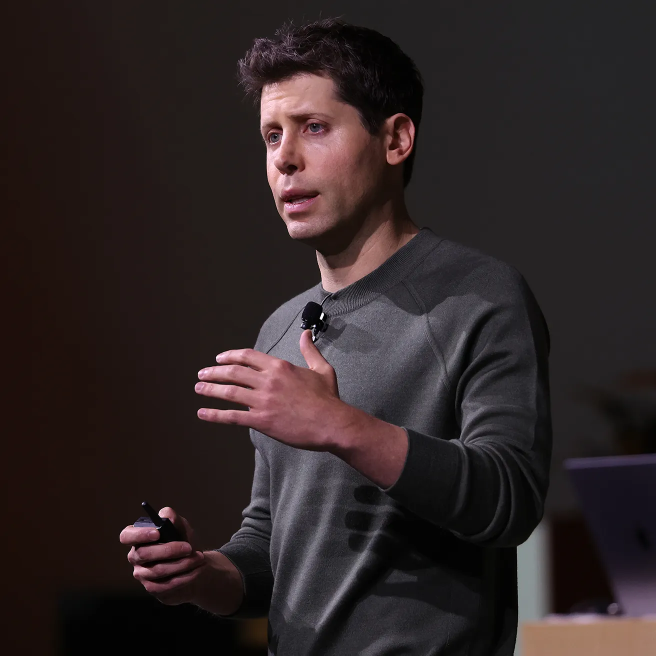
#> input picture script 2/Mochary_project_archive/05_Project_files/cutouts/altman.png, 1311 x 1311 px, found by its file name (shown at 1/2 size)
$ python open_anim.py out.png 3
#> lines starting #> are read from the running program, lines starting #| are printed output that depends on the picture
"""Mochary reel – opening B-roll (1.17–7.30 s):
Altman -> Reddit CEO (Huffman) -> 'one coach' = glowing ? silhouette -> $1,000,000,000 -> ? resolves into Matt Mochary.
Rendered over the zoomed talking head, colour-halftone print texture on the animation only."""
import sys, math, subprocess, numpy as np, cv2
from PIL import Image, ImageDraw, ImageFont
S = '/tmp/claude-0/-home-claude/d8b4c3cb-d71b-55fb-ac43-ad142bdbaa67/scratchpad/'
SRC = S + 'out/Mochary_zoom_v1.mp4'
W, H = 1080, 1920; FPS = 24000 / 1001
N_OUT = int(sys.argv[2]) if len(sys.argv) > 2 else 192          # render 0–8.0 s
F_IN, F_OUT = 28, 175                                              # 1.168 s … 7.299 s (frames 28–174 are animation)
FONT_N = S + 'fd/newsreader-latin-500-normal.ttf'; FONT_T = S + 'fd/newsreader-600.ttf'; FONT_L = S + 'fd/inter-600.ttf'

def cl(x): return min(1.0, max(0.0, x))
def eiq(x): x = cl(x); return 16 * x ** 5 if x < 0.5 else 1 - (-2 * x + 2) ** 5 / 2       # in-out quint
def eic(x): x = cl(x); return 4 * x ** 3 if x < 0.5 else 1 - (-2 * x + 2) ** 3 / 2
def eoq(x): x = cl(x); return 1 - (1 - x) ** 5
def eio(x): x = cl(x); return 0.5 - 0.5 * math.cos(math.pi * x)

# ------------------------------------------------------------------ sprites (world space, rendered at 2x)
K = 2.0
def bust(name, crop, width_world, desat=0.78):
#> called with name = 'altman', crop = (170, 40, 1110, 1293), width_world = 440, desat = 0.78
    im = cv2.cvtColor(cv2.imread(S + f'moch/cut/{name}.png'), cv2.COLOR_BGR2RGB).astype(np.float32) / 255
    m = cv2.imread(S + f'moch/cut/{name}_m.png', 0).astype(np.float32) / 255
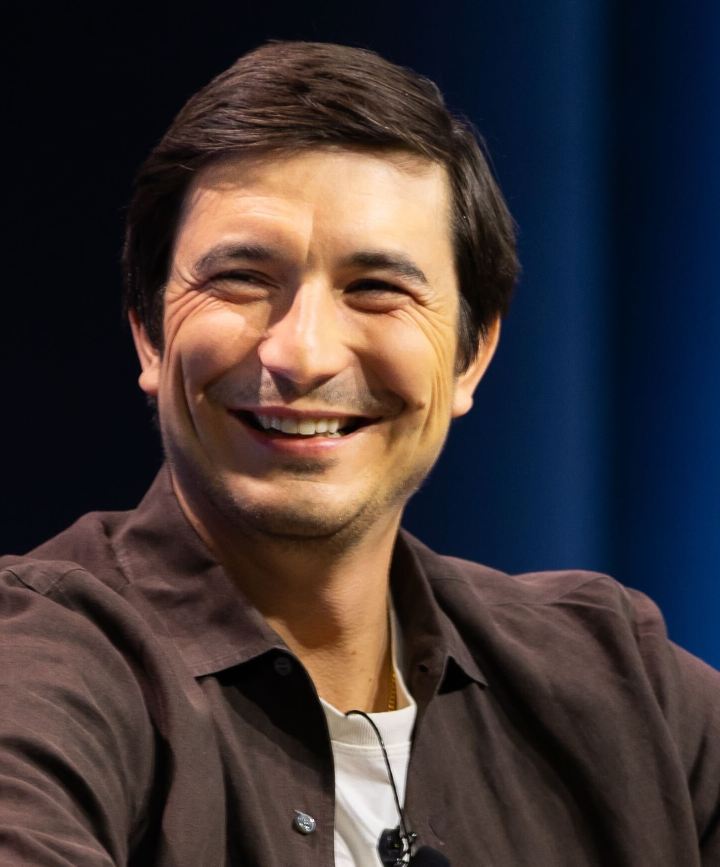
#> input picture script 2/Mochary_project_archive/05_Project_files/cutouts/tenev_src.jpg, 1440 x 1733 px, given in place of altman_m.png, which was not available (shown at 1/2 size)
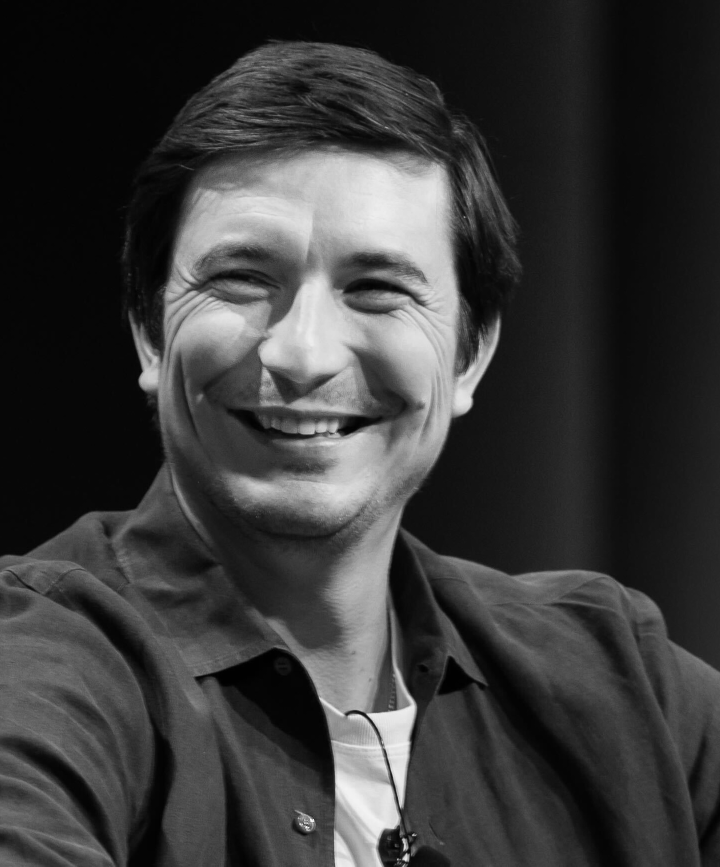
#> m: shape (1733, 1440) float32 (shown at 1/2 size); min 0, max 1, mean 0.224
    x0, y0, x1, y1 = crop; im = im[y0:y1, x0:x1]; m = m[y0:y1, x0:x1]
    w = int(width_world * K); h = int(w * im.shape[0] / im.shape[1])
#> after `h = int(w * im.shape[0] / im.shape[1])`: h = 1173
    im = cv2.resize(im, (w, h), interpolation=cv2.INTER_CUBIC if w > im.shape[1] else cv2.INTER_AREA)
#> im: shape (1173, 880, 3) float32
    m = cv2.resize(m, (w, h), interpolation=cv2.INTER_LINEAR)
#> m: shape (1173, 880) float32
    if w > (x1 - x0):                                                # small source: light unsharp after upscale
        im = np.clip(im + (im - cv2.GaussianBlur(im, (0, 0), 2.0)) * 0.6, 0, 1)
    g = im @ np.array([0.299, 0.587, 0.114], np.float32)
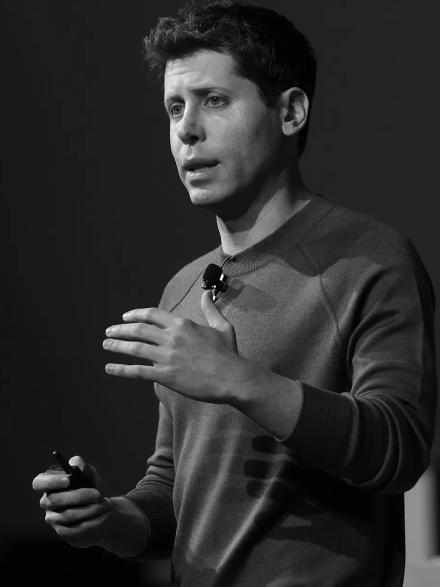
#> g: shape (1173, 880) float32 (shown at 1/2 size); min 0.000169, max 0.999, mean 0.175
    im = g[..., None] + (im - g[..., None]) * desat                   # unify the three photos
    im = np.clip((im - 0.03) * 1.08, 0, 1) ** 1.05
    yy = np.linspace(0, 1, h)[:, None]
#> yy = 1173 values from 0 to 1
    fade = 1 - eic_arr((yy - 0.62) / 0.36)                           # busts dissolve into the black at the bottom
    a = m * fade
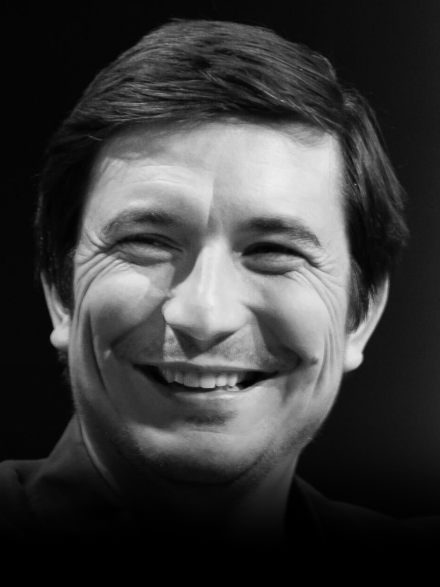
#> a: shape (1173, 880) float64 (shown at 1/2 size); min 0, max 0.934, mean 0.235
    return im.astype(np.float32), a.astype(np.float32), m.astype(np.float32)
def eic_arr(x):
    x = np.clip(x, 0, 1); return np.where(x < 0.5, 4 * x ** 3, 1 - (-2 * x + 2) ** 3 / 2)

BW = 440                                                             # bust width in world px
ALT = bust('altman', (170, 40, 1110, 1293), BW)
HUF = bust('huffman', (190, 0, 1590, 1867), BW)
#> call 2 of bust, with name = 'huffman', crop = (190, 0, 1590, 1867), width_world = 440, desat = 0.78
#> in bust (call 2), `im = cv2.resize(im, (w, h), interpolation=cv2.INTER_CUBIC if w > im.sh..`:
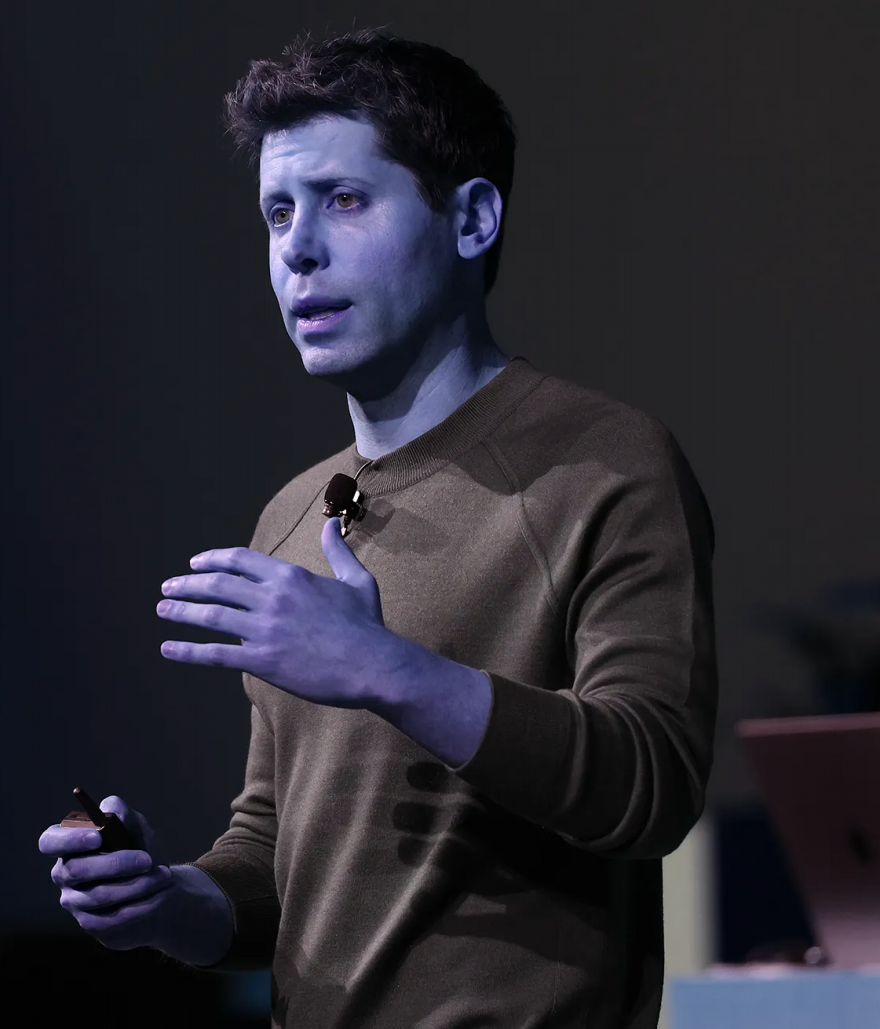
#> im: shape (1029, 880, 3) float32; mean B, G, R 0.195, 0.159, 0.164
#> in bust (call 2), `m = cv2.resize(m, (w, h), interpolation=cv2.INTER_LINEAR)`:
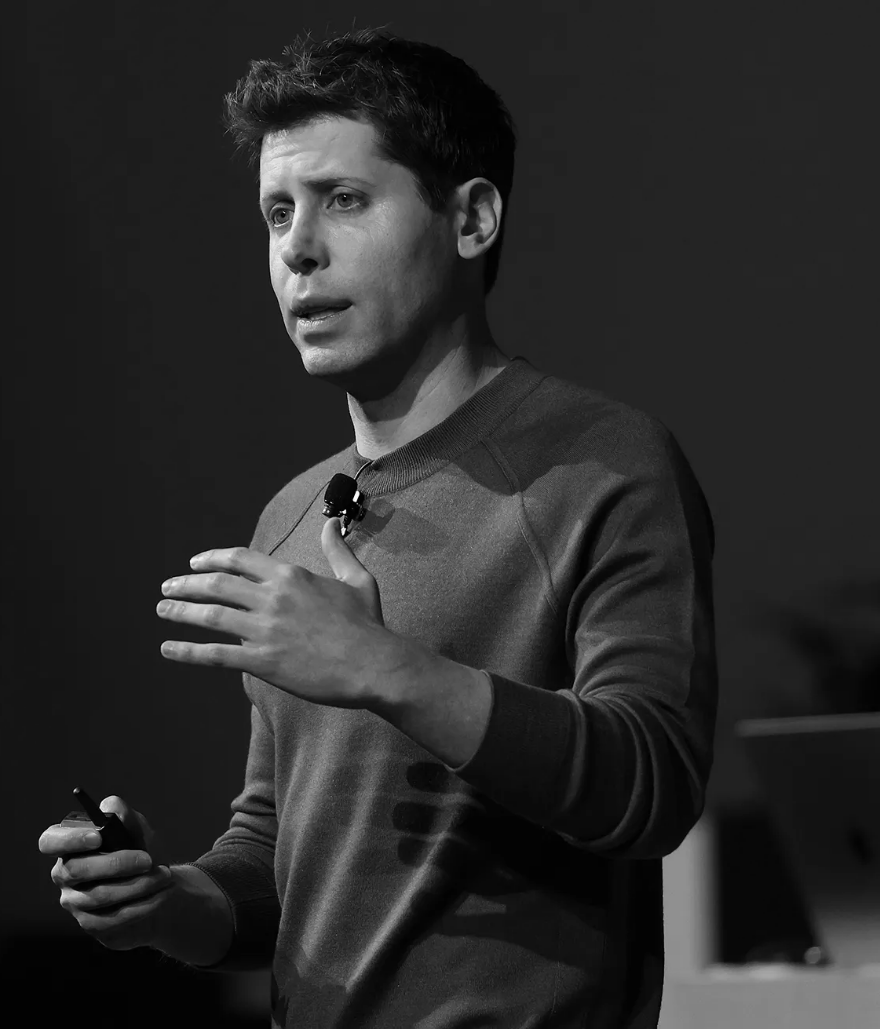
#> m: shape (1029, 880) float32; min 0, max 0.999, mean 0.168
#> in bust (call 2), `a = m * fade`:
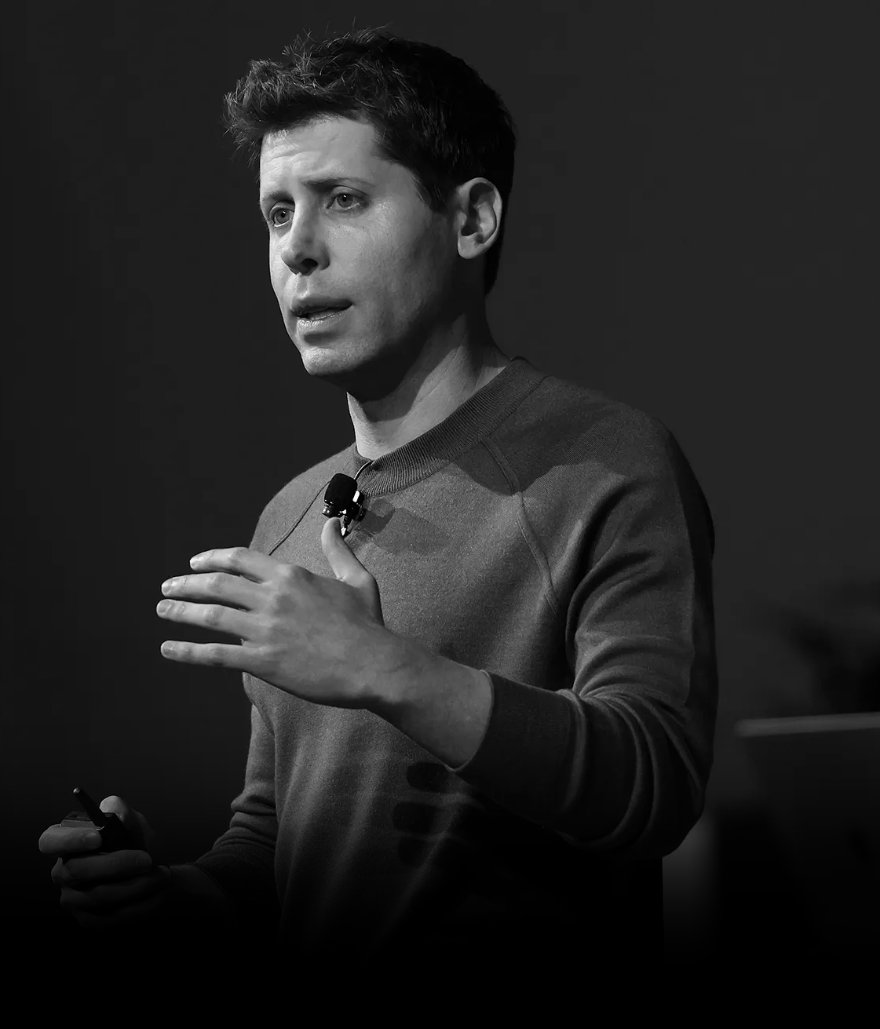
#> a: shape (1029, 880) float64; min 0, max 0.999, mean 0.138
MOC = bust('mochary', (0, 0, 450, 600), BW, desat=0.85)
#> (the run stopped early here; a loop or call above may not have finished)
